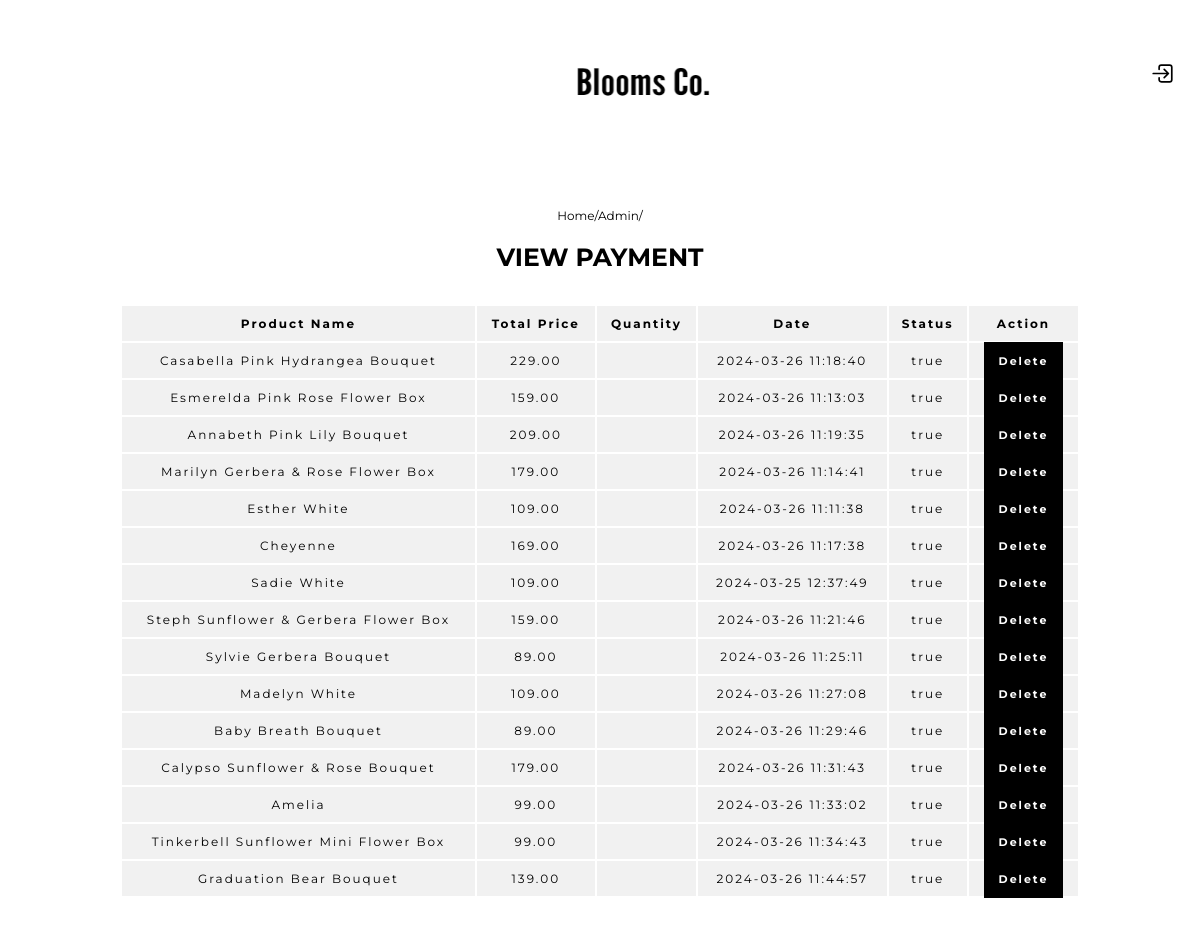
/viewpayment.php, run on the app's committed database.
### tables this page shows
CREATE TABLE `products` (
  `product_id` int(11) NOT NULL,
  `product_name` varchar(100) NOT NULL,
  `product_description` varchar(255) NOT NULL,
  `product_price` varchar(100) NOT NULL,
  `product_keywords` varchar(255) NOT NULL,
  `category_id` int(11) NOT NULL,
  `brand_id` int(11) NOT NULL,
  `product_image1` varchar(255) NOT NULL,
  `product_image2` varchar(255) NOT NULL,
  `product_image3` varchar(255) NOT NULL,
  `date` timestamp NOT NULL DEFAULT current_timestamp() ON UPDATE current_timestamp(),
  `status` varchar(100) NOT NULL
);

### viewpayment.php (the view, shortened to what this page needs)
<!DOCTYPE html>
<html>
    <head>
        <link href="../css/admin.css" rel="stylesheet" type="text/css"/>
    </head>
    <body>
        <?php
        include './adminheader.php';
        ?>
        <div class="pageContent">
            <p>Home/Admin/</p></br>
            <p class="bold"><b>VIEW PAYMENT</b></p>
        </div>
        <div class="product-display">
            <table class="product-display-table">
                <thead>
                    <tr>
                        <td>Product Name</td>
                        <td>Total Price</td>
                        <td>Quantity</td>
                        <td>Date</td>
                        <td>Status</td>
                        <td>Action</td>
                    </tr>
                </thead>
                <?php
                global $con;
                $query = "SELECT * from products";
                $result = mysqli_query($con, $query);
                while ($row = mysqli_fetch_assoc($result)) {
                    $product_name = $row['product_name'];
                    $product_price = $row['product_price'];
                    $date = $row['date'];
                    $status = $row['status'];
                    ?>
                    <tr>
                        <td><?php echo $product_name ?></td>
                        <td><?php echo $product_price ?></td>
                        <td><?php echo (isset($total_price)) ?></td>
                        <td><?php echo $date ?></td>
                        <td><?php echo $status ?></td>
                        <td><a class='btn' href='#' onclick='showConfirmation(<?php echo $product_id ?>)'>Delete</a>
                    </tr>
                    <?php
                }
                ?>
            </table>
        </div>
    </body>
</html>

### css/admin.css (style rules this page uses)
* { font-family: "Montserrat", sans-serif; padding: 0; margin: 0; box-sizing: border-box; }
body { background-color: white; }
.pageContent { width: 100%; text-align: center; margin-top: 50px; }
.pageContent p { font-size: 12px; }
.pageContent .bold { font-size: 25px; }
a:link { text-decoration: none; color:black; }
.product-display { margin: 2rem 0; }
.product-display .product-display-table { text-align: center; width: 80%; margin-left: 10%; margin-right: 10%; }
.product-display .product-display-table thead { font-size: 13px; letter-spacing: 2px; background: #f1f1f1; font-weight: bold; }
.product-display .product-display-table td { padding: 10px; font-size: 12px; letter-spacing: 2px; background: #f1f1f1; }
.btn { padding: 10px 13px; color: white !important; cursor: pointer; transition: all 0.3s ease; background-color: black; border: 2px solid black; font-size: 11px; font-weight: bold; letter-spacing: 2px; }

### css/adminheader.css (style rules this page uses)
*, *:before, *:after { font-family: "Montserrat", sans-serif; padding: 0; margin: 0; box-sizing: border-box; }
body { background-color: white; }

### data on the page
products: product_name "Casabella Pink Hydrangea Bouquet", product_price "229.00", date "2024-03-26 11:18:40", status "true"
products: product_name "Esmerelda Pink Rose Flower Box", product_price "159.00", date "2024-03-26 11:13:03", status "true"
products: product_name "Annabeth Pink Lily Bouquet", product_price "209.00", date "2024-03-26 11:19:35", status "true"
products: product_name "Marilyn Gerbera & Rose Flower Box", product_price "179.00", date "2024-03-26 11:14:41", status "true"
products: product_name "Esther White", product_price "109.00", date "2024-03-26 11:11:38", status "true"
products: product_name "Cheyenne", product_price "169.00", date "2024-03-26 11:17:38", status "true"
products: product_name "Sadie White", product_price "109.00", date "2024-03-25 12:37:49", status "true"
products: product_name "Steph Sunflower & Gerbera Flower Box", product_price "159.00", date "2024-03-26 11:21:46", status "true"
products: product_name "Sylvie Gerbera Bouquet", product_price "89.00", date "2024-03-26 11:25:11", status "true"
products: product_name "Madelyn White", product_price "109.00", date "2024-03-26 11:27:08", status "true"
products: product_name "Baby Breath Bouquet", product_price "89.00", date "2024-03-26 11:29:46", status "true"
products: product_name "Calypso Sunflower & Rose Bouquet", product_price "179.00", date "2024-03-26 11:31:43", status "true"
products: product_name "Amelia", product_price "99.00", date "2024-03-26 11:33:02", status "true"
products: product_name "Tinkerbell Sunflower Mini Flower Box", product_price "99.00", date "2024-03-26 11:34:43", status "true"
products: product_name "Graduation Bear Bouquet", product_price "139.00", date "2024-03-26 11:44:57", status "true"
